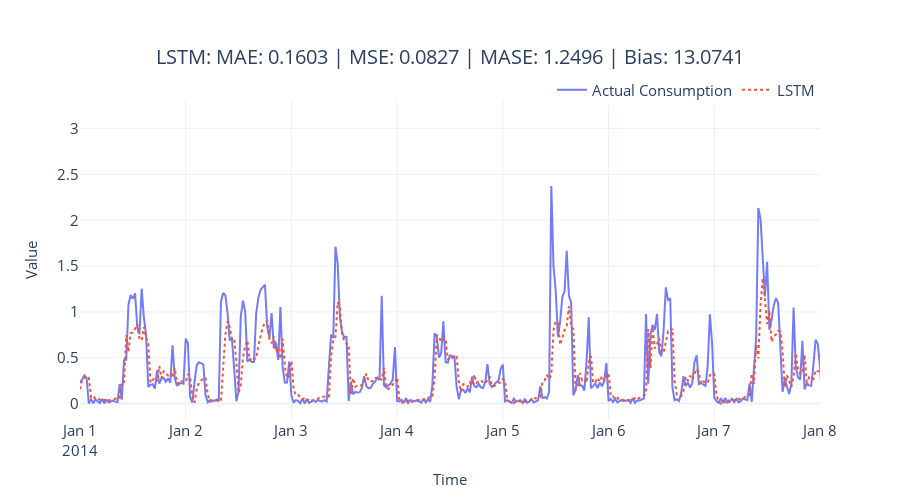

The notebook cell this image was saved under:
### Code cell
fig = plot_forecast(pred_df, forecast_columns=[rnn_config.rnn_type], forecast_display_names=[rnn_config.rnn_type])
fig = format_plot(fig, title=f"{rnn_config.rnn_type}: MAE: {metrics['MAE']:.4f} | MSE: {metrics['MSE']:.4f} | MASE: {metrics['MASE']:.4f} | Bias: {metrics['Forecast Bias']:.4f}")
fig.update_xaxes(type="date", range=["2014-01-01", "2014-01-08"])
fig.write_image("imgs/chapter_13/lstm.png")
fig.show()

### Figure 1 — Plotly figure (JSON) as saved in the notebook; plotly's stock layout.template omitted (floating-point values rounded to 4 significant figures; data arrays with more than 128 entries replaced by an {"elided": "..."} marker saying what was removed)
{"data": [{"line": {"color": "rgba(99,110,250,0.9)"}, "mode": "lines", "name": "Actual Consumption", "type": "scatter", "x": {"elided": "1488 str values"}, "y": {"elided": "1488 float values"}}, {"line": {"color": "rgba(239,85,59,1)", "dash": "dot"}, "mode": "lines", "name": "LSTM", "type": "scatter", "x": {"elided": "1488 str values"}, "y": {"elided": "1488 float values"}}], "layout": {"autosize": false, "height": 500, "legend": {"font": {"size": 15}, "orientation": "h", "title": {}, "x": 1, "xanchor": "right", "y": 0.98, "yanchor": "bottom"}, "title": {"font": {"size": 20}, "text": "LSTM: MAE: 0.1603 | MSE: 0.0827 | MASE: 1.2496 | Bias: 13.0741", "x": 0.5, "xanchor": "center", "yanchor": "top"}, "width": 900, "xaxis": {"range": ["2014-01-01", "2014-01-08"], "tickfont": {"size": 15}, "title": {"font": {"size": 15}, "text": "Time"}, "type": "date"}, "yaxis": {"tickfont": {"size": 15}, "title": {"font": {"size": 15}, "text": "Value"}}}}
